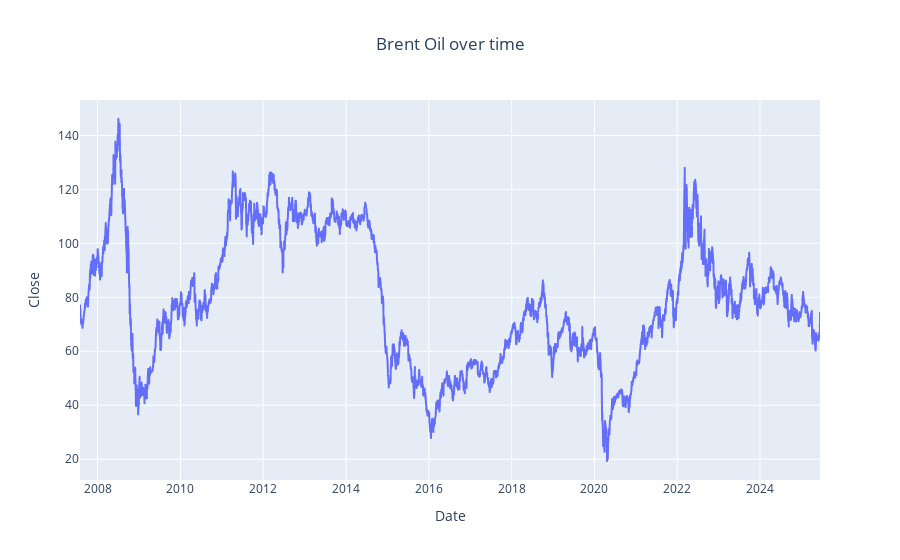

Write notebook code for a chart like this one.
### Code cell
# Dynamic visualisation
fig = px.line(brent_oil,
              x=brent_oil.index,
              y="Close",
              title='Brent Oil over time')
fig.update_layout(title_x=0.5)  # This will center the title horizontally

##fig.show()

### Figure 1 — Plotly figure (JSON) as saved in the notebook; plotly's stock layout.template omitted (floating-point values rounded to 4 significant figures; data arrays with more than 128 entries replaced by an {"elided": "..."} marker saying what was removed)
{"data": [{"hovertemplate": "Date=%{x}<br>Close=%{y}<extra></extra>", "legendgroup": "", "line": {"color": "#636efa", "dash": "solid"}, "marker": {"symbol": "circle"}, "mode": "lines", "name": "", "showlegend": false, "type": "scattergl", "x": {"elided": "4446 str values"}, "xaxis": "x", "y": {"elided": "4446 float values"}, "yaxis": "y"}], "layout": {"legend": {"tracegroupgap": 0}, "title": {"text": "Brent Oil over time", "x": 0.5}, "xaxis": {"anchor": "y", "domain": [0, 1], "title": {"text": "Date"}}, "yaxis": {"anchor": "x", "domain": [0, 1], "title": {"text": "Close"}}}}
